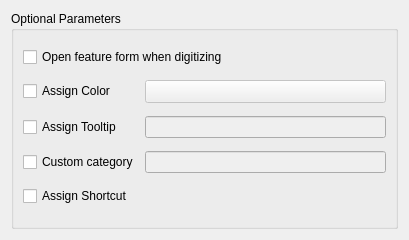
<?xml version="1.0" encoding="UTF-8"?>
<ui version="4.0">
 <class>ButtonPropWidget</class>
 <widget class="QWidget" name="ButtonPropWidget">
  <property name="geometry">
   <rect>
    <x>0</x>
    <y>0</y>
    <width>409</width>
    <height>240</height>
   </rect>
  </property>
  <property name="windowTitle">
   <string>Form</string>
  </property>
  <layout class="QGridLayout" name="gridLayout_2">
   <item row="0" column="0">
    <widget class="QgsCollapsibleGroupBox" name="mGroupBox">
     <property name="title">
      <string>Optional Parameters</string>
     </property>
     <property name="saveCollapsedState">
      <bool>false</bool>
     </property>
     <layout class="QGridLayout" name="gridLayout">
      <item row="4" column="1">
       <widget class="ShortcutChooserWidget" name="shortcutWidget" native="true">
        <property name="enabled">
         <bool>false</bool>
        </property>
       </widget>
      </item>
      <item row="1" column="0">
       <widget class="QCheckBox" name="colorCheckBox">
        <property name="text">
         <string>Assign Color</string>
        </property>
       </widget>
      </item>
      <item row="2" column="1">
       <widget class="QLineEdit" name="toolTipLineEdit">
        <property name="enabled">
         <bool>false</bool>
        </property>
       </widget>
      </item>
      <item row="1" column="1">
       <widget class="QgsColorButtonV2" name="mColorButton">
        <property name="enabled">
         <bool>false</bool>
        </property>
        <property name="sizePolicy">
         <sizepolicy hsizetype="MinimumExpanding" vsizetype="Fixed">
          <horstretch>0</horstretch>
          <verstretch>0</verstretch>
         </sizepolicy>
        </property>
        <property name="minimumSize">
         <size>
          <width>0</width>
          <height>0</height>
         </size>
        </property>
       </widget>
      </item>
      <item row="2" column="0">
       <widget class="QCheckBox" name="tooltipCheckBox">
        <property name="text">
         <string>Assign Tooltip</string>
        </property>
       </widget>
      </item>
      <item row="3" column="1">
       <widget class="QLineEdit" name="customCategoryLineEdit">
        <property name="enabled">
         <bool>false</bool>
        </property>
       </widget>
      </item>
      <item row="4" column="0">
       <widget class="QCheckBox" name="shortcutCheckBox">
        <property name="text">
         <string>Assign Shortcut</string>
        </property>
       </widget>
      </item>
      <item row="3" column="0">
       <widget class="QCheckBox" name="customCategoryCheckBox">
        <property name="text">
         <string>Custom category</string>
        </property>
       </widget>
      </item>
      <item row="0" column="0" colspan="2">
       <widget class="QCheckBox" name="openFormCheckBox">
        <property name="text">
         <string>Open feature form when digitizing</string>
        </property>
       </widget>
      </item>
     </layout>
    </widget>
   </item>
  </layout>
 </widget>
 <customwidgets>
  <customwidget>
   <class>QgsCollapsibleGroupBox</class>
   <extends>QGroupBox</extends>
   <header>qgis.gui</header>
   <container>1</container>
  </customwidget>
  <customwidget>
   <class>QgsColorButtonV2</class>
   <extends>QToolButton</extends>
   <header>qgis.gui</header>
  </customwidget>
  <customwidget>
   <class>ShortcutChooserWidget</class>
   <extends>QWidget</extends>
   <header>DsgTools.CustomWidgets.BasicInterfaceWidgets.shortcutChooserWidget.h</header>
   <container>1</container>
  </customwidget>
 </customwidgets>
 <resources/>
 <connections/>
</ui>
